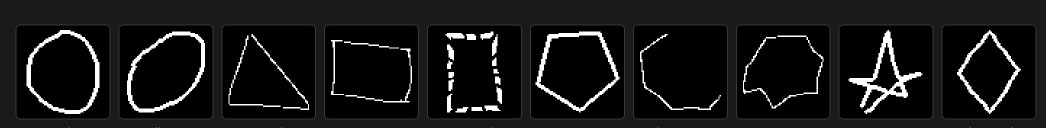
#> input picture results/image_labels/images/1.png, 2092 x 256 px (shown at 1/2 size)
$ python -i improvement_table.py   (imports and definitions only)
#> lines starting #> are read from the running program, lines starting #| are printed output that depends on the picture
### src/common/config.py
"""Config loading shared by all stages.

Two files, one rule each (implementation.md, "Two config files"):
  configs/pipeline.yaml  every experimental setting
  configs/taxonomy.yaml  what a class *is* (names, margins, safety rules)

`load_config` returns the pipeline dict with the taxonomy merged in under
the key "taxonomy", after validating both. Validation errors name the
exact key path, so a typo fails at load time instead of deep in a stage.
Configs are frozen after Stage 1; changing them needs team agreement.
"""

from __future__ import annotations

import copy
import math
from pathlib import Path
from typing import Any

import yaml

RATIO_TOLERANCE = 1e-9  # split ratios must sum to 1 within this
LOSO_ARMS = ("A0", "A1", "B", "A2", "P")  # iteration 2 holds the source out for every arm


class ConfigError(ValueError):
    """Raised when a config file is missing a key or holds a bad value."""


# [220 lines left out: functions _read_yaml, _get, _require_number, _require_range, validate_taxonomy, _check_arm_extras and 2 more, not called in this run]


REPO_ROOT = Path(__file__).resolve().parents[2]
DEFAULT_CONFIG = REPO_ROOT / "configs" / "pipeline.yaml"
_DEFAULT_CACHE: dict = {}


# [9 lines left out: function load_default_config, not called in this run]


def resolve(path: str | Path) -> Path:
    """Resolve a config path (relative to the repo root) to an absolute Path."""
    p = Path(path)
    return p if p.is_absolute() else REPO_ROOT / p


# [27 lines left out: functions set_dotted, arm_config, load_config, not called in this run]

### scripts/improvement_table.py
"""The course improvement table: baseline, then cleaning, transformation and
feature selection, each scored by test macro-F1 on the same 2,776 images.

    python -m scripts.improvement_table replay     # raw images for every catalog id
    python -m scripts.improvement_table train      # baseline + cleaning runs (A0 recipe)
    python -m scripts.improvement_table fs         # feature selection, validation only
    python -m scripts.improvement_table evaluate   # one logged test read, writes results/

Rows (every model: SmallCNN, the arm's tuned lr/dropout, the frozen 49 steps
x 60 epochs, seeds 0-4; only the data changes):

  baseline        raw collected images, only decoded and resized to 64x64:
                  transparency flattened onto white, 8-bit grey, plain bilinear
                  resize (no crop, no polarity fix, no outline redraw). The
                  train set keeps what cleaning removes: the 350 Quick, Draw!
                  "diamonds" Phase 1 had put in train, the exact duplicates
                  whose twin is in train, and the blank image Stage 1 rejected.
  + cleaning      the same raw decoding, on the cleaned train split (12,405).
  + transformation  Stage 1 standardization (A0, existing runs) and then
                  augmentation + synthetic shapes (A2, the final model).
  + feature selection  input resolution chosen on validation for the A2 recipe.

The test split (configs/splits/test.csv) is the same for every row; each row
reads it with its own preprocessing (raw decode or standardized PNG). Only the
``evaluate`` step reads it, through src.stage5_eval's logged reader. Outputs:
artifacts/improvement/ (runs, git-ignored) and results/improvement_table.{json,csv}.
"""

from __future__ import annotations

import argparse
import csv
import json
import random
import sys
from collections import defaultdict
from pathlib import Path

import numpy as np

from src.common.config import arm_config, load_config, resolve

OUT = resolve("artifacts") / "improvement"
RAW_NPZ = OUT / "raw_images.npz"
RESULTS_JSON = resolve("results") / "improvement_table.json"
RESULTS_CSV = resolve("results") / "improvement_table.csv"
SEEDS = (0, 1, 2, 3, 4)
FS_SEEDS = (0, 1, 2)          # validation-only search seeds
FS_SIZES = (32, 48)           # candidate input resolutions; 64 is the existing A2
SIZE = 64
_RAW: dict = {}


# [6 lines left out: function _raw, not called in this run]


# --------------------------------------------------------------------------- #
# Raw decoding and the Stage 1 replay
# --------------------------------------------------------------------------- #

def raw_decode(im) -> np.ndarray:
    """uint8 (64, 64): the least needed to stack one image into a tensor."""
    from PIL import Image
    if im.mode in ("RGBA", "LA", "PA") or (im.mode == "P" and "transparency" in im.info):
        im = im.convert("RGBA")
        im = Image.alpha_composite(Image.new("RGBA", im.size, (255, 255, 255, 255)), im)
    return np.asarray(im.convert("L").resize((SIZE, SIZE), Image.BILINEAR), dtype=np.uint8)


# [60 lines left out: function replay, not called in this run]


def _manifest(split: str) -> list[dict]:
    with open(resolve("configs/splits") / f"{split}.csv", encoding="utf-8", newline="") as f:
        return list(csv.DictReader(f))


# [217 lines left out: functions _check_replay, _raw_store, baseline_extras, _train, train, _resized_model and 3 more, not called in this run]


# [2 lines not run here, left out]

>>> from PIL import Image
>>> picture = Image.open('../results/image_labels/images/1.png')
#> picture is the input picture: PIL image 2092x256 RGBA; mean R, G, B, A 23.3, 23.3, 22.9, 255
>>> result = raw_decode(picture)
#> in raw_decode, `return np.asarray(im.convert("L").resize((SIZE, SIZE), Image.BILINEAR)..`:
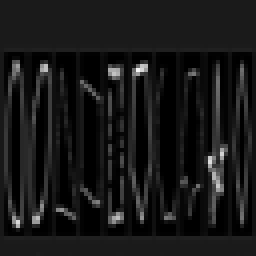
#> returned value: shape (64, 64) (shown 4 times larger); min 0, max 247, mean 23.3

$ run again, on results/image_labels/images/4.png
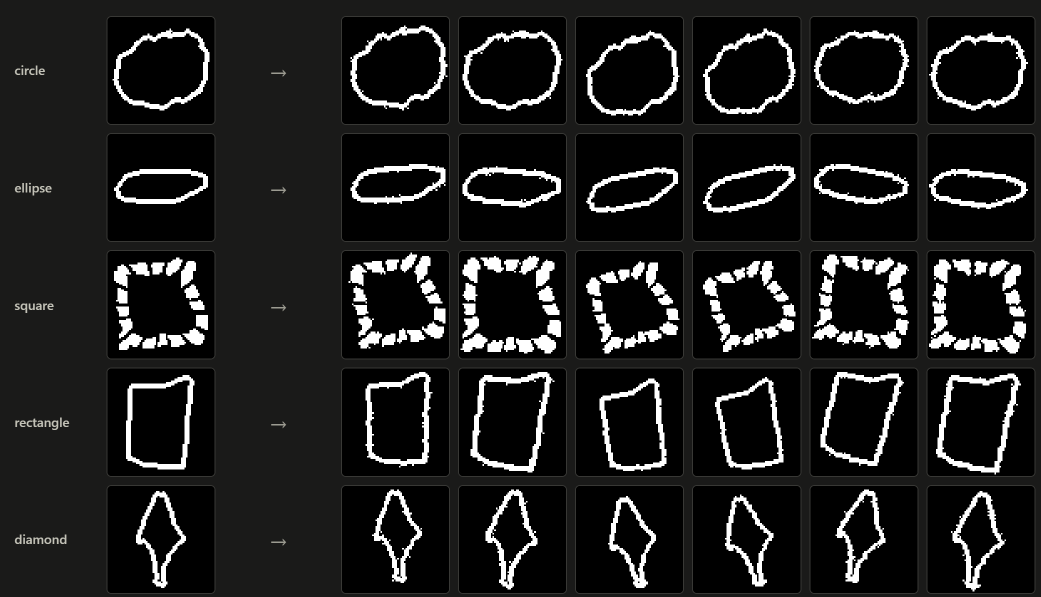
#> input picture results/image_labels/images/4.png, 2082 x 1194 px (shown at 1/2 size)
#> picture is the input picture: PIL image 2082x1194 RGBA; mean R, G, B, A 31.5, 31.5, 31.1, 255
#> in raw_decode, `return np.asarray(im.convert("L").resize((SIZE, SIZE), Image.BILINEAR)..`:
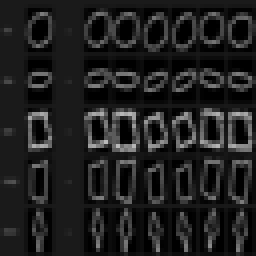
#> returned value: shape (64, 64) (shown 4 times larger); min 0, max 185, mean 31.5

$ run again, on results/image_labels/images/5.png
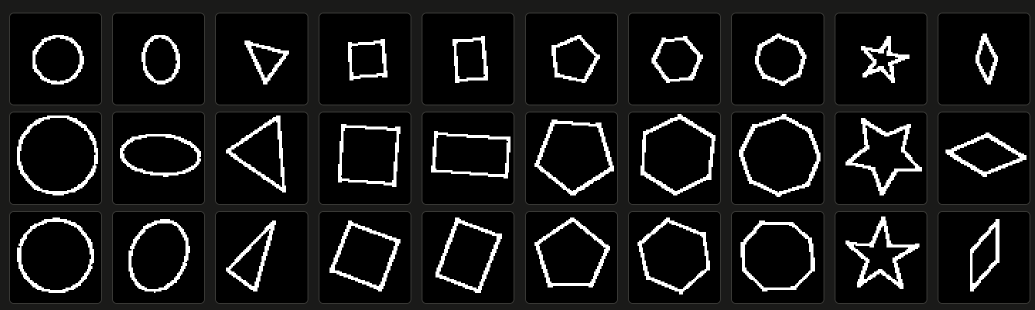
#> input picture results/image_labels/images/5.png, 2070 x 620 px (shown at 1/2 size)
#> picture is the input picture: PIL image 2070x620 RGBA; mean R, G, B, A 23.7, 23.7, 23.4, 255
#> in raw_decode, `return np.asarray(im.convert("L").resize((SIZE, SIZE), Image.BILINEAR)..`:
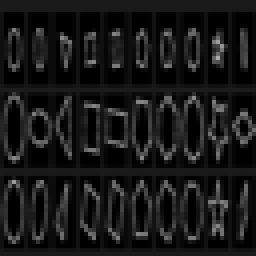
#> returned value: shape (64, 64) (shown 4 times larger); min 0, max 169, mean 23.7

$ run again, on results/image_labels/images/6.png
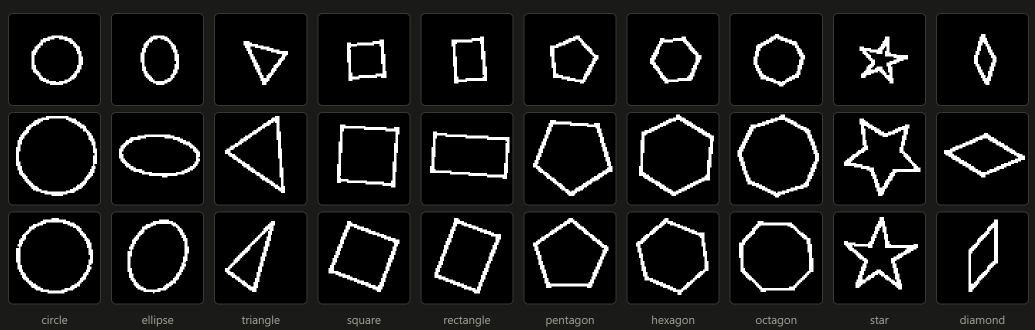
#> input picture results/image_labels/images/6.png, 2070 x 660 px (shown at 1/2 size)
#> picture is the input picture: PIL image 2070x660 RGBA; mean R, G, B, A 24.2, 24.2, 23.9, 255
#> in raw_decode, `return np.asarray(im.convert("L").resize((SIZE, SIZE), Image.BILINEAR)..`:
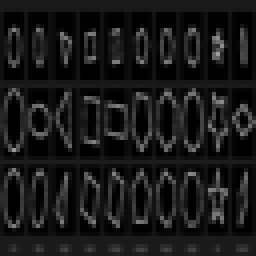
#> returned value: shape (64, 64) (shown 4 times larger); min 0, max 157, mean 24.2
